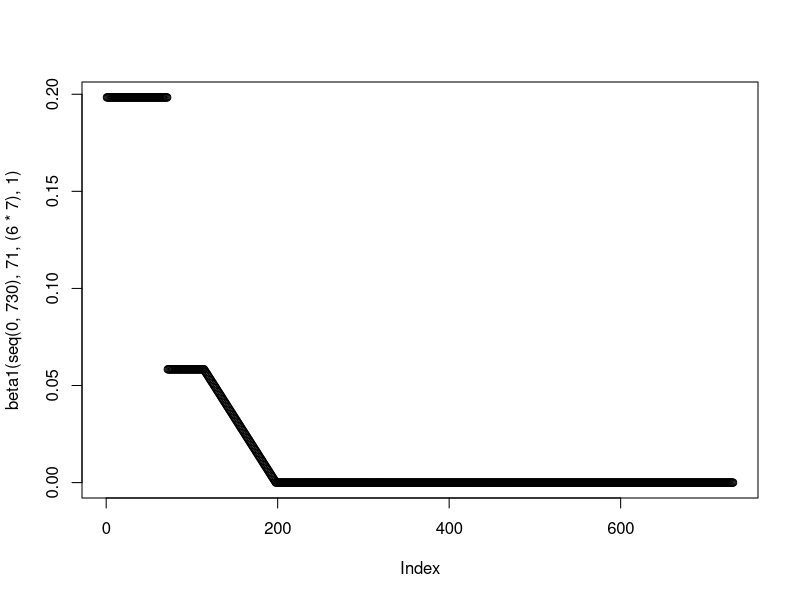
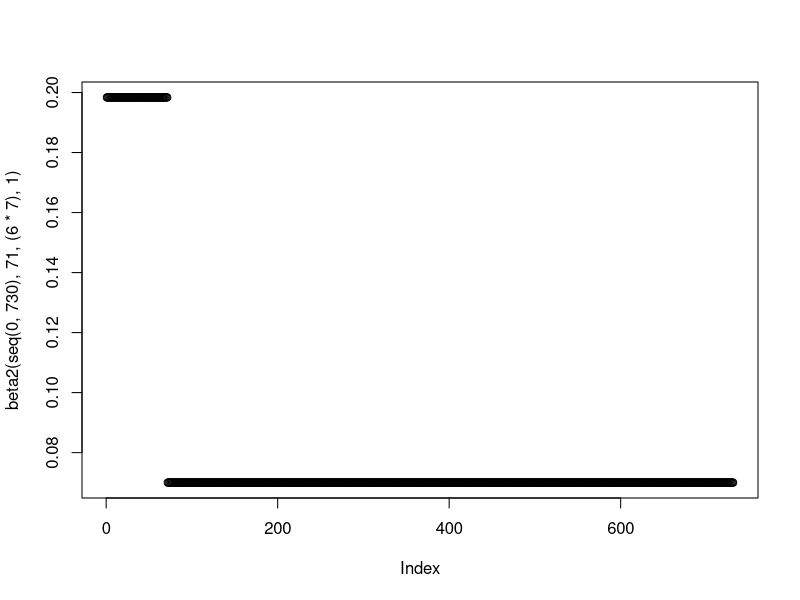
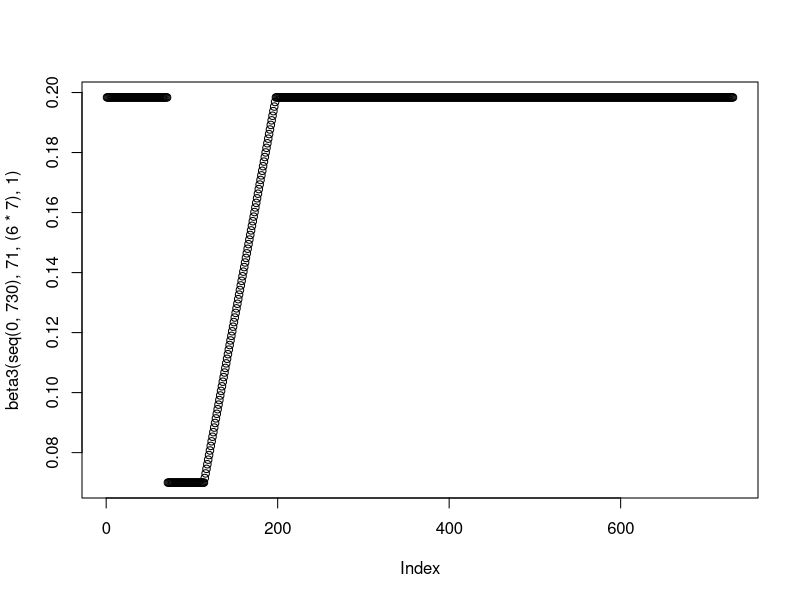
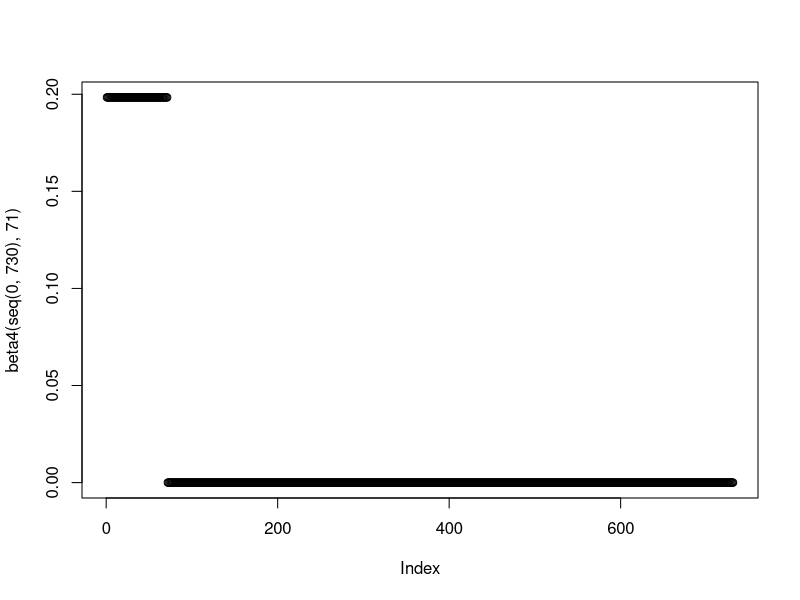
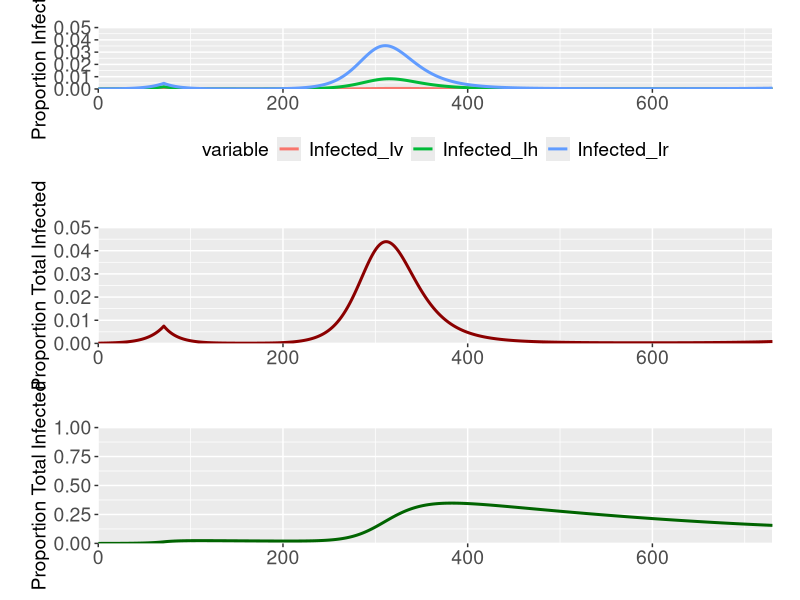
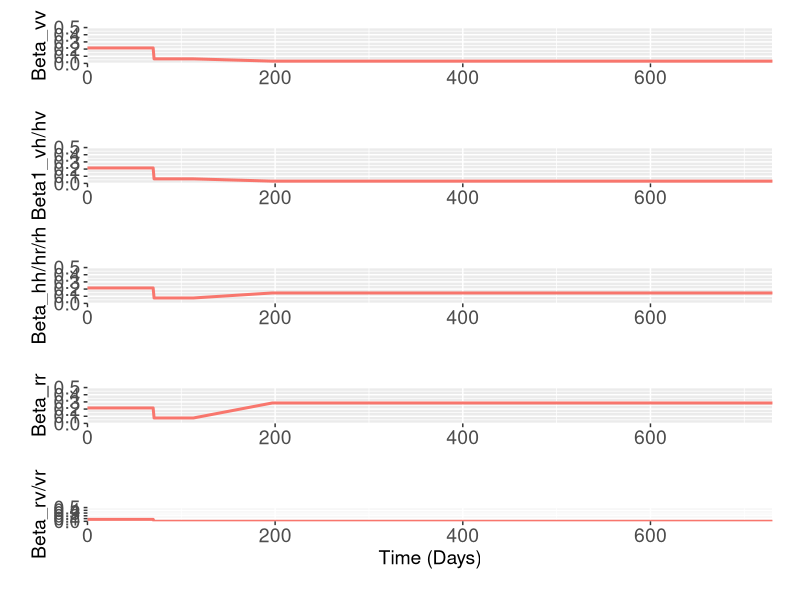

R code for these plots, in order:
rm(list=ls())
library("deSolve"); library("ggplot2"); library("ggpubr"); library("reshape2"); library("dplyr"); library("RColorBrewer")

#### Model Functions ####

#Function for the generation time/(1/gamma) parameter
GenTime <- function(T2, R0) {
  G = T2 * ((R0-1)/log(2))
  return(G)
}

(2.8*(1/(GenTime(3.3,2.8))))

#Function to model intervention - currently set at baseline - added additional functionality to it
beta1 <- function(time, tstart1, tdur, scaling) {
  beta1_2 <- (0.5*(1/(GenTime(3.3,2.8)))) * (1-scaling)
  betalin <- approxfun(x=c(tstart1+tdur, tstart1+tdur+(12*7)), y = c(0.5*(1/(GenTime(3.3,2.8))), beta1_2), method="linear", rule  =2)
  ifelse((time >= tstart1 & time <= tstart1+tdur), #Phase 2
         0.5*(1/(GenTime(3.3,2.8))),
         ifelse((time >= tstart1+tdur & time <= tstart1+tdur+(12*7)), #Phase 3
                betalin(time),
                ifelse((time >= tstart1+tdur+(12*7) & time <= 730),
                       beta1_2,
                       1.7*(1/(GenTime(3.3,2.8))))))}

plot(beta1(seq(0,730), 71, (6*7), 1))

beta2 <- function(time, tstart1, tdur, scaling) {
  beta1_2 <- (1.7*(1/(GenTime(3.3,2.8))) - ((1.7*(1/(GenTime(3.3,2.8))) - 0.6*(1/(GenTime(3.3,2.8))))*scaling))
  betalin <- approxfun(x=c(tstart1+tdur, tstart1+tdur+(12*7)), y = c(0.6*(1/(GenTime(3.3,2.8))), beta1_2), method="linear", rule  =2)
  ifelse((time >= tstart1 & time <= tstart1+tdur), #Phase 2
         0.6*(1/(GenTime(3.3,2.8))),
         ifelse((time >= tstart1+tdur & time <= tstart1+tdur+(12*7)), #Phase 3
                betalin(time),
                ifelse((time >= tstart1+tdur+(12*7) & time <= 730),
                       beta1_2,
                       1.7*(1/(GenTime(3.3,2.8))))))}

plot(beta2(seq(0,730), 71, (6*7), 1))

beta3 <- function(time, tstart1, tdur, scaling) {
  beta1_2 <- (2.8*(1/(GenTime(3.3,2.8))) - ((2.8*(1/(GenTime(3.3,2.8))) - 1.7*(1/(GenTime(3.3,2.8))))*scaling))
  betalin <- approxfun(x=c(tstart1+tdur, tstart1+tdur+(12*7)), y = c(0.6*(1/(GenTime(3.3,2.8))), beta1_2), method="linear", rule  =2)
  ifelse((time >= tstart1 & time <= tstart1+tdur), #Phase 2
         0.6*(1/(GenTime(3.3,2.8))),
         ifelse((time >= tstart1+tdur & time <= tstart1+tdur+(12*7)), #Phase 3
                betalin(time),
                ifelse((time >= tstart1+tdur+(12*7) & time <= 730),
                       beta1_2,
                       1.7*(1/(GenTime(3.3,2.8))))))}

plot(beta3(seq(0,730), 71, (6*7), 1))

beta4 <- function(time, tstart1) {
  ifelse((time >= tstart1 & time <= 730), #Phase 2
         0, 
         1.7*(1/(GenTime(3.3,2.8)))
  )
}

plot(beta4(seq(0,730), 71))

#Function for Shielded/non-Shielded Pop
SIRS <- function(time, state, parameters) {
  with(as.list(c(state, parameters)), {
    dSv = - beta1(time,tstart1,tdur,scaling)*Iv*Sv*sigma  - 
      beta1(time,tstart1,tdur,scaling)*Ih*Sv*sigma -
      beta4(time,tstart1)*delta*Ir*Sv*sigma  + zeta*Rv
    
    dSh = - beta2(time,tstart1,tdur,scaling)*Ih*Sh*sigma - 
      beta2(time,tstart1,tdur,scaling)*Ir*Sh*sigma -
      beta1(time,tstart1,tdur,scaling)*Iv*Sh*sigma + zeta*Rh
    
    dSr = - beta3(time,tstart1,tdur,scaling)*Ir*Sr*sigma - 
      beta2(time,tstart1,tdur,scaling)*Ih*Sr*sigma -
      beta4(time,tstart1)*delta*Iv*Sr*sigma + zeta*Rr
    
    
    dIv = beta1(time,tstart1,tdur,scaling)*Iv*Sv*sigma + 
      beta1(time,tstart1,tdur,scaling)*Ih*Sv*sigma +
      beta4(time,tstart1)*delta*Ir*Sv*sigma - gamma*Iv
    
    dIh = beta2(time,tstart1,tdur,scaling)*Ih*Sh*sigma + 
      beta2(time,tstart1,tdur,scaling)*Ir*Sh*sigma +
      beta1(time,tstart1,tdur,scaling)*Iv*Sh*sigma - gamma*Ih
    
    dIr = beta3(time,tstart1,tdur,scaling)*Ir*Sr*sigma  + 
      beta2(time,tstart1,tdur,scaling)*Ih*Sr*sigma +
      beta4(time,tstart1)*delta*Iv*Sr - gamma*Ir*sigma
    
    
    dRv = gamma*Iv - zeta*Rv
    
    dRh = gamma*Ih - zeta*Rh
    
    dRr = gamma*Ir - zeta*Rr
    return(list(c(dSv, dSh, dSr, dIv, dIh, dIr, dRv, dRh, dRr)))
  })
}

#### Testing the Model Structure + Obtaining Specific Information from Model Runs ####

#Initial Conditions and Times

init <- c(Sv = 0.2 - (0.0001*0.2), Sh = 0.2 - (0.0001*0.2), Sr = 0.6 - (0.0001*0.6), 
          Iv = 0.0001*0.2, Ih = 0.0001*0.2, Ir = 0.0001*0.6, 
          Rv= 0, Rh = 0, Rr = 0)

times <- seq(0,730,by = 1)

parms = c(gamma = 1/(GenTime(3.3,2.8)), 
          zeta = 1/365,
          tstart1 = 71, 
          tdur = 6*7,
          scaling = 0.5,
          delta = 0.333,
          bv = 0.6/0.2,
          bn = 0.2/0.6,
          sigma = 1.086) #CAN VARY THIS - DEPENDING ON FACTOR EXPLORED

out1 <- data.frame(ode(y = init, func = SIRS, times = times, parms = parms))

out1$Beta_vv <- beta1(seq(0,730),71,(6*7), 0.5)* as.numeric(parms[9])
out1$Beta_vh_hv <- beta1(seq(0,730), 71, (6*7), 0.5)* as.numeric(parms[9])
out1$Beta_hh_rh_hr <- beta2(seq(0,730), 71, (6*7), 0.5)* as.numeric(parms[9])
out1$Beta_rr <- beta3(seq(0,730),71,(6*7), 0.5)* as.numeric(parms[9])
out1$Beta_rv_vr <- beta4(seq(0,730), 71)*as.numeric(parms[6])* as.numeric(parms[9])

colnames(out1) <- c("Time", "Suscv", "Susch", "Suscnv", "Infected_Iv", "Infected_Ih", "Infected_Ir", 
                    "Recovv", "Recovh", "Recovnv", "Beta_vv", "Beta_vh_hv", "Beta_hh_rh_hr", "Beta_rr", "Beta_rv_vr")

statsinfecv <- melt(out1, id.vars = c("Time"), measure.vars = c("Infected_Iv", "Infected_Ih", "Infected_Ir"))
statsbeta1 <- melt(out1, id.vars =  c("Time"), measure.vars = c("Beta_vv"))
statsbeta2 <- melt(out1, id.vars =  c("Time"), measure.vars = c("Beta_vh_hv"))
statsbeta3 <- melt(out1, id.vars =  c("Time"), measure.vars = c("Beta_hh_rh_hr"))
statsbeta4 <- melt(out1, id.vars =  c("Time"), measure.vars = c("Beta_rr"))
statsbeta5 <- melt(out1, id.vars =  c("Time"), measure.vars = c("Beta_rv_vr"))

out1$recovtot <- out1$Recovv + out1$Recovh + out1$Recovnv
out1$inftot <- out1$Infected_Iv + out1$Infected_Ih + out1$Infected_Ir

statsinfectotal <- melt(out1, id.vars = c("Time"), measure.vars = c("inftot"))
statsrecov <- melt(out1, id.vars = c("Time"), measure.vars = c("recovtot"))

#### Aggregated Plots ####
pinf<- ggplot(data = statsinfecv, aes(x = (Time), y = value, col = variable)) + geom_line(size = 1.02, stat = "identity") +
  labs(x ="Time (Days)", y = "Proportion Infected") + scale_y_continuous(limits = c(0,0.05),  expand = c(0,0)) +
  theme(legend.position = "bottom", legend.title = element_text(size=14), legend.text=element_text(size=14),  axis.text=element_text(size=14),
        axis.title.y=element_text(size=14),axis.title.x= element_blank(), 
        legend.spacing.x = unit(0.3, 'cm'), plot.margin=unit(c(0.7,0.7,0.8,0.8),"cm")) + scale_x_continuous(expand = c(0, 0))

pinftot <- ggplot(data = statsinfectotal, aes(x = (Time), y = value)) + geom_line(size = 1.02, stat = "identity", col = "darkred") +
  labs(x ="Time (Days)", y = "Proportion Total Infected") + scale_y_continuous(limits = c(0,0.05),  expand = c(0,0)) +
  theme(legend.position = "bottom", legend.title = element_text(size=14), legend.text=element_text(size=14),  axis.text=element_text(size=14),
        axis.title.y=element_text(size=14),axis.title.x= element_blank(), 
        legend.spacing.x = unit(0.3, 'cm'), plot.margin=unit(c(0.7,0.7,0.8,0.8),"cm")) + scale_x_continuous(expand = c(0, 0))

precov <- ggplot(data = statsrecov, aes(x = (Time), y = value)) + geom_line(size = 1.02, stat = "identity", col = "darkgreen") +
  labs(x ="Time (Days)", y = "Proportion Total Infected") + scale_y_continuous(limits = c(0,1),  expand = c(0,0)) +
  theme(legend.position = "bottom", legend.title = element_text(size=14), legend.text=element_text(size=14),  axis.text=element_text(size=14),
        axis.title.y=element_text(size=14),axis.title.x= element_blank(), 
        legend.spacing.x = unit(0.3, 'cm'), plot.margin=unit(c(0.7,0.7,0.8,0.8),"cm")) + scale_x_continuous(expand = c(0, 0))


ggarrange(pinf, pinftot, precov, nrow = 3, ncol = 1, heights = c(0.2, 0.2, 0.2)) 

pbeta1 <- ggplot(data = statsbeta1, aes(x = (Time), y = value, col = variable)) + geom_line(size = 1.02, stat = "identity") +
  labs(x ="Time (Days)", y = "Beta_vv") + scale_y_continuous(limits = c(0,0.5),  expand = c(0,0)) +
  theme(legend.position = "none", legend.title = element_text(size=14), legend.text=element_text(size=14),  axis.text=element_text(size=14),
        axis.title.y=element_text(size=14),axis.title.x= element_blank(), 
        legend.spacing.x = unit(0.3, 'cm'), plot.margin=unit(c(0.7,0.7,0.8,0.8),"cm")) + scale_x_continuous(expand = c(0, 0)) 

pbeta2 <- ggplot(data = statsbeta2, aes(x = (Time), y = value, col = variable)) + geom_line(size = 1.02, stat = "identity") +
  labs(x ="Time (Days)", y = "Beta1_vh/hv") + scale_y_continuous(limits = c(0,0.5),  expand = c(0,0)) +
  theme(legend.position = "none", legend.title = element_text(size=14), legend.text=element_text(size=14),  axis.text=element_text(size=14),
        axis.title.y=element_text(size=14),axis.title.x= element_blank(), 
        legend.spacing.x = unit(0.3, 'cm'), plot.margin=unit(c(0.7,0.7,0.8,0.8),"cm")) + scale_x_continuous(expand = c(0, 0)) 

pbeta3 <- ggplot(data = statsbeta3, aes(x = (Time), y = value, col = variable)) + geom_line(size = 1.02, stat = "identity") +
  labs(x ="Time (Days)", y = "Beta_hh/hr/rh") + scale_y_continuous(limits = c(0,0.5),  expand = c(0,0)) +
  theme(legend.position = "none", legend.title = element_text(size=14), legend.text=element_text(size=14),  axis.text=element_text(size=14),
        axis.title.y=element_text(size=14),axis.title.x= element_blank(), 
        legend.spacing.x = unit(0.3, 'cm'), plot.margin=unit(c(0.7,0.7,0.8,0.8),"cm")) + scale_x_continuous(expand = c(0, 0)) 

pbeta4 <- ggplot(data = statsbeta4, aes(x = (Time), y = value, col = variable)) + geom_line(size = 1.02, stat = "identity") +
  labs(x ="Time (Days)", y = "Beta_rr") + scale_y_continuous(limits = c(0,0.5),  expand = c(0,0)) +
  theme(legend.position = "none", legend.title = element_text(size=14), legend.text=element_text(size=14),  axis.text=element_text(size=14),
        axis.title.y=element_text(size=14),axis.title.x= element_blank(), 
        legend.spacing.x = unit(0.3, 'cm'), plot.margin=unit(c(0.7,0.7,0.8,0.8),"cm")) + scale_x_continuous(expand = c(0, 0)) 

pbeta5 <- ggplot(data = statsbeta5, aes(x = (Time), y = value, col = variable)) + geom_line(size = 1.02, stat = "identity") +
  labs(x ="Time (Days)", y = "Beta_rv/vr") + scale_y_continuous(limits = c(0,0.5),  expand = c(0,0)) +
  theme(legend.position = "none", legend.title = element_text(size=14), legend.text=element_text(size=14),  axis.text=element_text(size=14),
        axis.title.y=element_text(size=14),axis.title.x= element_text(size=14), 
        legend.spacing.x = unit(0.3, 'cm'), plot.margin=unit(c(0.7,0.7,0.8,0.8),"cm")) + scale_x_continuous(expand = c(0, 0)) 

ggarrange(pbeta1, pbeta2, pbeta3, pbeta4, pbeta5, nrow = 5, ncol = 1, heights = c(0.2, 0.2, 0.2, 0.2, 0.2)) 
